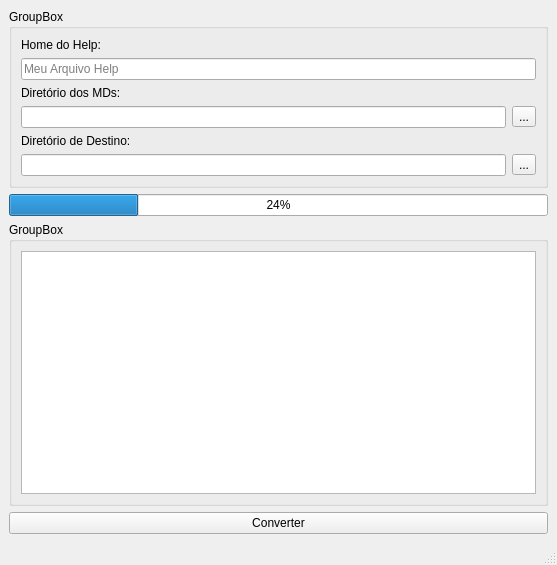
<?xml version="1.0" encoding="UTF-8"?>
<ui version="4.0">
 <class>MainWindow</class>
 <widget class="QMainWindow" name="MainWindow">
  <property name="geometry">
   <rect>
    <x>0</x>
    <y>0</y>
    <width>557</width>
    <height>565</height>
   </rect>
  </property>
  <property name="windowTitle">
   <string>MD para CHM</string>
  </property>
  <widget class="QWidget" name="centralwidget">
   <layout class="QVBoxLayout" name="verticalLayout_2">
    <item>
     <layout class="QVBoxLayout" name="verticalLayout">
      <item>
       <widget class="QGroupBox" name="groupBox_2">
        <property name="title">
         <string>GroupBox</string>
        </property>
        <layout class="QVBoxLayout" name="verticalLayout_5">
         <item>
          <widget class="QLabel" name="label_3">
           <property name="text">
            <string>Home do Help:</string>
           </property>
          </widget>
         </item>
         <item>
          <widget class="QLineEdit" name="lineEditHelpName">
           <property name="placeholderText">
            <string>Meu Arquivo Help</string>
           </property>
          </widget>
         </item>
         <item>
          <layout class="QVBoxLayout" name="verticalLayout_3">
           <item>
            <widget class="QLabel" name="label">
             <property name="text">
              <string>Diretório dos MDs:</string>
             </property>
            </widget>
           </item>
           <item>
            <layout class="QHBoxLayout" name="horizontalLayout">
             <item>
              <widget class="QLineEdit" name="lineEditSource"/>
             </item>
             <item>
              <widget class="QToolButton" name="toolButtonSelectDirSource">
               <property name="text">
                <string>...</string>
               </property>
              </widget>
             </item>
            </layout>
           </item>
          </layout>
         </item>
         <item>
          <layout class="QVBoxLayout" name="verticalLayout_4">
           <item>
            <widget class="QLabel" name="label_2">
             <property name="text">
              <string>Diretório de Destino:</string>
             </property>
            </widget>
           </item>
           <item>
            <layout class="QHBoxLayout" name="horizontalLayout_2">
             <item>
              <widget class="QLineEdit" name="lineEditDest"/>
             </item>
             <item>
              <widget class="QToolButton" name="toolButtonSelectDirDest">
               <property name="text">
                <string>...</string>
               </property>
              </widget>
             </item>
            </layout>
           </item>
          </layout>
         </item>
        </layout>
       </widget>
      </item>
      <item>
       <widget class="QProgressBar" name="progressBar">
        <property name="value">
         <number>24</number>
        </property>
       </widget>
      </item>
      <item>
       <widget class="QGroupBox" name="groupBox">
        <property name="title">
         <string>GroupBox</string>
        </property>
        <layout class="QVBoxLayout" name="verticalLayout_6">
         <item>
          <widget class="QListView" name="listView"/>
         </item>
        </layout>
       </widget>
      </item>
      <item>
       <widget class="QPushButton" name="pushButtonConvert">
        <property name="text">
         <string>Converter</string>
        </property>
       </widget>
      </item>
     </layout>
    </item>
   </layout>
  </widget>
  <widget class="QMenuBar" name="menubar">
   <property name="geometry">
    <rect>
     <x>0</x>
     <y>0</y>
     <width>557</width>
     <height>21</height>
    </rect>
   </property>
  </widget>
  <widget class="QStatusBar" name="statusbar"/>
 </widget>
 <tabstops>
  <tabstop>lineEditHelpName</tabstop>
  <tabstop>lineEditSource</tabstop>
  <tabstop>toolButtonSelectDirSource</tabstop>
  <tabstop>lineEditDest</tabstop>
  <tabstop>toolButtonSelectDirDest</tabstop>
  <tabstop>listView</tabstop>
  <tabstop>pushButtonConvert</tabstop>
 </tabstops>
 <resources/>
 <connections/>
</ui>
